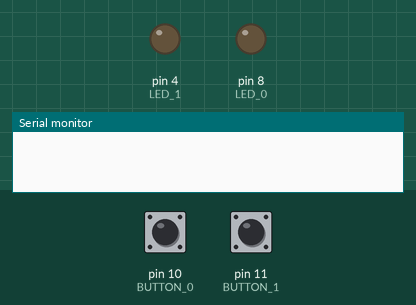
The sketch below on a simulated Arduino Uno, built with avr-gcc and run on an emulated ATmega328P. Parts: output pins drawn as LEDs (lit = HIGH), the last lines printed to the serial monitor. Inputs (shaded band) come from the test bench; at power-on: pin 10 (BUTTON_0) HIGH, pin 11 (BUTTON_1) HIGH.

Above: at 1.2 s.
1.3 s: pin 10 (BUTTON_0) pulled LOW for 0.15 s
At 1.38 s:
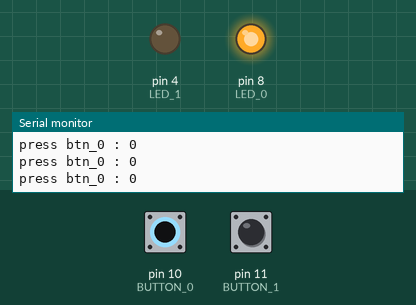
2.9 s: pin 11 (BUTTON_1) pulled LOW for 0.15 s
At 2.98 s:
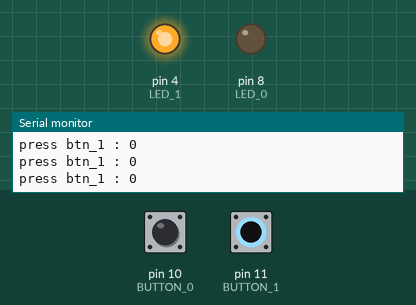
4.5 s: pin 11 (BUTTON_1) pulled LOW for 3.2 s
At 8.9 s:
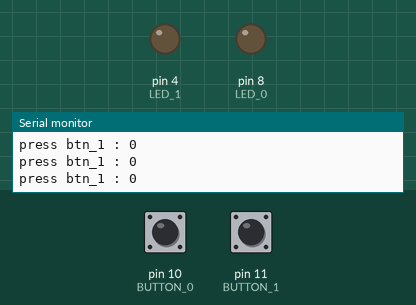
9.2 s: pin 10 (BUTTON_0) pulled LOW for 3.2 s
At 10.1 s:
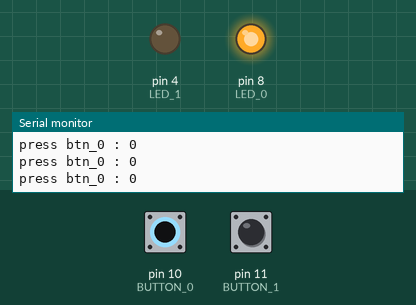
13.9 s: pin 10 (BUTTON_0) driven LOW and pin 11 (BUTTON_1) driven LOW
At 14.9 s:
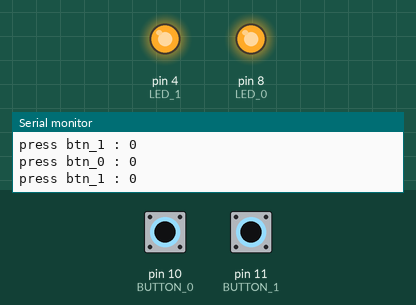
Timing chart, 0 to 16.4 s (numbered marks = the images above; inputs shaded):
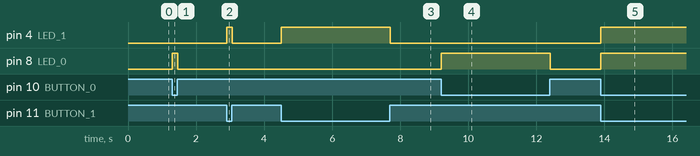

Measured:
- after the input at 1.3 s, pin 8 (LED_0): LOW → HIGH at once, → LOW 0.16 s later
- after the input at 2.9 s, pin 4 (LED_1): LOW → HIGH at once, → LOW 0.16 s later
- after the input at 4.5 s, pin 4 (LED_1): LOW → HIGH at once, → LOW 3.2 s later
- after the input at 9.2 s, pin 8 (LED_0): LOW → HIGH at once, → LOW 3.2 s later
- after the input at 13.9 s, pin 4 (LED_1), pin 8 (LED_0): LOW → HIGH at once

The sketch:

project.ino
```cpp
#define LED_0 8
#define LED_1 4

#define BUTTON_0 10
#define BUTTON_1 11

void setup() {
  Serial.begin(9600);
  //LED 초기화
  pinMode(LED_0, OUTPUT);
  pinMode(LED_1, OUTPUT);

  //button 초기화
  pinMode(BUTTON_0, INPUT_PULLUP);
  pinMode(BUTTON_1, INPUT_PULLUP);
}

void loop() {
  int btn_0 = digitalRead(BUTTON_0);
  int btn_1 = digitalRead(BUTTON_1);

  if(btn_0==0){
    Serial.println("press btn_0 : "+ String(btn_0));
    digitalWrite(LED_0, HIGH);
  }else{
    digitalWrite(LED_0, LOW);
  }

  if(btn_1==0){
    Serial.println("press btn_1 : "+ String(btn_1));
    digitalWrite(LED_1, HIGH);
  }else{
    digitalWrite(LED_1, LOW);
  }
}
```
